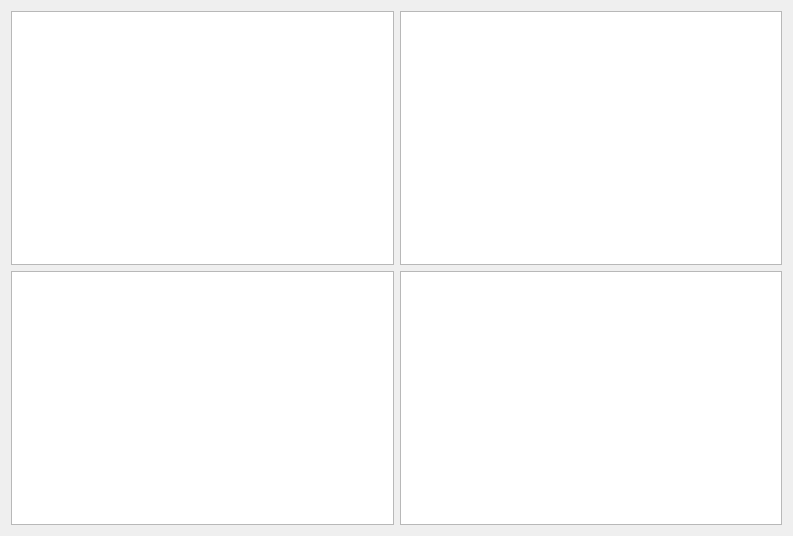
<?xml version="1.0" encoding="UTF-8"?>
<ui version="4.0">
 <class>VideoWidgetQt</class>
 <widget class="QWidget" name="VideoWidgetQt">
  <property name="geometry">
   <rect>
    <x>0</x>
    <y>0</y>
    <width>793</width>
    <height>536</height>
   </rect>
  </property>
  <property name="minimumSize">
   <size>
    <width>0</width>
    <height>16</height>
   </size>
  </property>
  <property name="windowTitle">
   <string>Form</string>
  </property>
  <layout class="QGridLayout" name="gridLayout">
   <item row="1" column="1">
    <widget class="QGraphicsView" name="view3"/>
   </item>
   <item row="1" column="0">
    <widget class="QGraphicsView" name="view2"/>
   </item>
   <item row="0" column="1">
    <widget class="QGraphicsView" name="view1"/>
   </item>
   <item row="0" column="0">
    <widget class="QGraphicsView" name="view0"/>
   </item>
  </layout>
  <action name="actionUse_Texture_Rectangle">
   <property name="text">
    <string>Use Texture Rectangle</string>
   </property>
  </action>
 </widget>
 <resources/>
 <connections/>
 <slots>
  <slot>displayTypeChanged(int)</slot>
  <slot>outputFormatChanged(int)</slot>
  <slot>textureRectangleChecked(int)</slot>
 </slots>
</ui>
